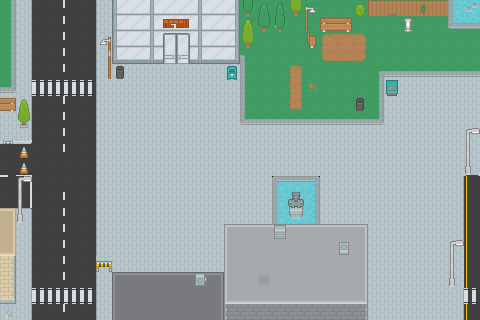

A level layout from a 2D game, rendered from its tile map. Below: a short description, then the map file with its tile-grid data intact:
An orthogonal 30x20 tile map with 16x16 px tiles, 2 tile layers (Calque 1, sceneries).

<map version="1.2" tiledversion="1.3.4" orientation="orthogonal" renderorder="right-down" width="30" height="20" tilewidth="16" tileheight="16" infinite="0" nextlayerid="3" nextobjectid="1">
 <tileset firstgid="1" source="../assets/city.tsx" />
 <layer id="1" name="Calque 1" width="30" height="20">
  <data encoding="csv">
748,748,748,748,748,748,747,239,351,240,351,351,240,351,241,964,964,964,964,964,964,964,964,964,964,964,964,964,964,71,
748,748,748,748,748,748,747,239,351,240,351,351,240,351,241,964,964,71,964,964,964,964,964,964,964,964,964,964,964,964,
748,748,748,748,748,748,747,239,351,240,351,351,240,351,241,964,964,964,964,964,964,964,964,964,964,964,964,964,964,748,
748,748,748,748,748,748,747,310,385,311,385,385,311,385,312,748,964,964,964,964,964,964,964,964,964,964,964,964,964,748,
748,748,748,748,748,748,747,748,748,748,748,748,748,748,748,748,964,964,964,964,964,964,964,748,748,748,748,748,748,748,
748,748,748,748,748,748,747,748,748,748,748,748,748,748,748,748,964,964,964,748,964,964,964,748,748,748,748,748,748,748,
748,749,748,748,748,748,747,748,748,748,748,748,748,748,748,748,964,964,964,964,964,964,964,748,748,748,748,748,748,748,
748,749,748,748,748,748,747,748,748,748,748,748,748,748,748,748,748,748,748,748,748,748,748,748,748,748,748,748,748,748,
748,748,748,748,748,748,747,748,748,748,748,748,748,748,748,748,748,748,748,748,748,748,748,748,748,748,748,748,748,748,
748,715,748,748,748,748,747,748,748,748,748,748,748,748,748,748,748,748,748,748,748,748,748,748,748,748,748,748,748,748,
748,906,748,748,748,748,747,748,748,748,748,748,748,748,748,748,748,748,748,748,748,748,748,748,748,748,748,748,748,860,
748,795,748,748,748,748,747,748,748,748,748,748,748,748,748,748,748,175,176,177,748,748,748,748,748,748,748,748,748,715,
748,795,748,748,748,748,748,748,748,748,748,748,748,748,748,748,748,212,213,214,748,748,748,748,748,748,748,748,748,715,
748,712,748,748,748,748,748,748,748,748,748,748,748,748,748,748,748,212,213,214,748,748,748,748,748,748,748,748,748,715,
748,748,748,748,748,748,748,748,748,748,748,748,748,748,748,748,18,19,748,748,748,748,748,748,748,748,748,748,748,715,
748,748,748,748,748,748,748,748,748,748,748,748,748,748,748,748,748,748,748,748,748,24,748,748,748,748,748,748,748,715,
748,748,748,748,748,748,748,748,748,748,748,748,748,748,748,748,748,748,748,748,748,24,748,748,748,748,748,748,748,715,
234,748,748,748,748,748,748,9,11,11,11,11,11,10,748,748,748,748,748,748,748,24,748,748,748,748,748,748,748,715,
748,748,748,748,748,748,748,12,53,15,15,15,15,49,748,748,748,748,748,748,748,748,748,748,748,748,748,748,748,715,
748,748,748,748,748,748,748,12,15,15,15,15,15,49,748,748,748,748,748,748,748,748,748,748,748,748,748,748,748,715
</data>
 </layer>
 <layer id="2" name="sceneries" width="30" height="20">
  <data encoding="csv">
72,749,715,787,788,715,0,0,0,0,0,0,0,0,0,444,404,407,439,601,0,0,513,614,613,541,578,541,212,213,
72,749,715,787,788,715,0,0,0,0,332,333,0,0,0,402,441,444,0,675,573,574,0,0,0,634,0,0,249,250,
72,749,715,787,788,715,600,0,0,0,912,913,0,0,0,439,964,964,964,537,936,937,938,0,0,0,0,0,0,964,
72,749,715,787,788,715,637,0,0,0,949,950,0,0,0,37,964,964,964,0,1010,1011,1012,0,0,0,0,0,0,964,
72,749,715,787,788,715,674,497,0,0,0,0,0,0,605,70,964,964,1015,0,964,0,964,36,108,108,108,108,108,108,
109,749,829,829,829,829,0,0,0,0,0,0,0,0,0,70,964,964,945,1019,964,0,964,72,321,0,0,0,0,0,
574,402,715,787,788,715,0,0,0,0,0,0,0,0,0,70,0,964,1017,964,964,964,497,72,0,0,0,0,0,0,
0,476,715,787,788,715,0,0,0,0,0,0,0,0,0,107,108,108,108,108,108,108,108,109,0,0,0,0,0,0,
858,823,715,787,788,715,0,0,0,0,0,0,0,0,0,0,0,0,0,0,0,0,0,0,0,0,0,0,0,595,
715,681,715,787,788,715,747,0,0,0,0,0,0,0,0,0,0,0,0,0,0,0,0,0,0,0,0,0,0,632,
714,681,715,715,715,715,747,0,0,0,0,0,0,0,0,0,0,748,748,748,748,0,0,0,0,0,0,0,0,669,
751,595,715,715,715,715,747,0,0,0,0,0,0,0,0,0,0,175,176,177,748,0,0,0,0,0,0,0,749,789,
715,632,715,787,788,715,747,0,0,0,0,0,0,0,0,0,0,212,110,214,0,0,0,0,0,0,0,0,749,789,
26,669,715,787,788,715,747,0,0,0,0,0,0,0,0,0,0,212,252,214,0,0,0,0,0,0,0,0,749,789,
65,749,715,787,788,715,747,0,0,0,0,0,0,0,17,19,19,617,19,19,19,19,18,0,0,0,0,0,749,789,
63,749,715,787,788,715,747,0,0,0,0,0,0,0,20,23,23,23,23,23,23,546,57,0,0,0,0,0,595,789,
197,749,715,787,788,715,284,748,0,0,0,0,0,0,20,23,23,23,23,23,23,23,57,0,0,0,0,0,632,789,
197,749,715,787,788,715,747,0,0,0,0,0,549,0,20,23,60,23,23,23,23,23,57,0,0,0,0,0,669,789,
308,749,829,829,829,829,747,0,0,0,0,0,0,0,54,56,56,56,56,56,56,56,55,0,0,0,0,0,749,829,
785,749,715,787,788,715,747,0,0,0,0,0,0,0,191,192,192,192,192,192,192,192,193,0,0,0,0,0,749,789
</data>
 </layer>
</map>
